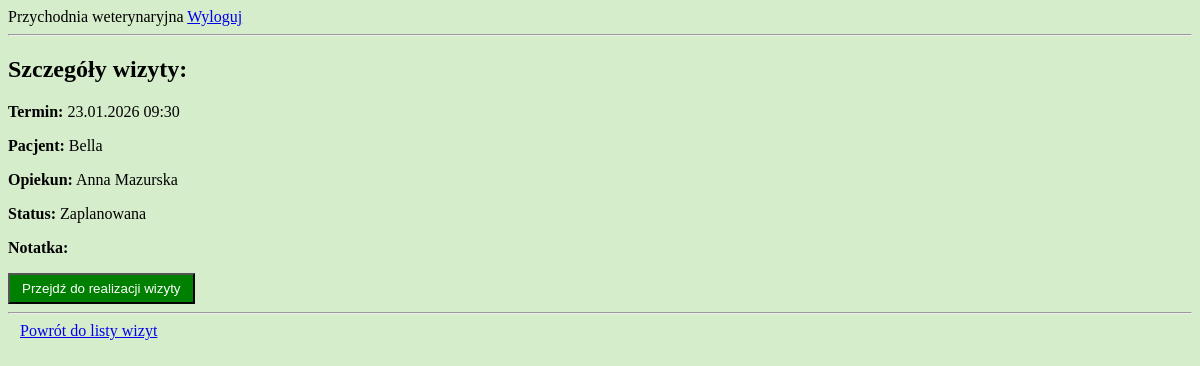
/przychodnia/wizyty/12/ (signed in), run on an earlier commit of the app's database.
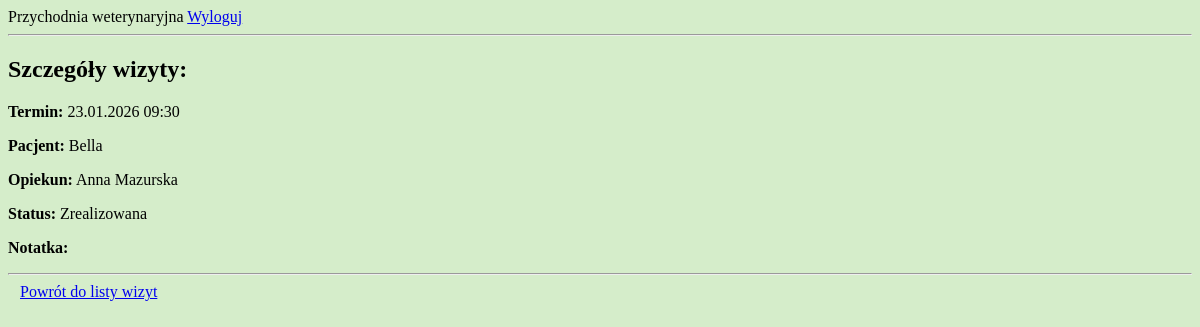
And on a later commit of the database.
### przychodnia/models.py (models this page shows, shortened)
class Wizyta(models.Model):
    zwierze = models.ForeignKey(Zwierze, on_delete = models.CASCADE)
    weterynarz = models.ForeignKey(Weterynarz, on_delete = models.PROTECT)
    data_wizyty = models.DateField()  # warunek: weterynarz jest dostepny (grafik dostepnosci + inne wizyty)
    godzina_wizyty = models.TimeField()
    status = models.IntegerField(choices = STATUS_WIZYTA.choices, default = STATUS_WIZYTA.Zaplanowana)
    notatka = models.TextField(blank = True)
    class Meta:
        verbose_name_plural = "Wizyty"
        ordering = ['data_wizyty', 'godzina_wizyty', 'status']

class Zwierze(models.Model):
    imie = models.CharField(max_length = 50)
    opiekun = models.ForeignKey(Opiekun, on_delete = models.PROTECT)
    gatunek = models.IntegerField(choices = GATUNEK.choices)
    plec = models.IntegerField(choices = PLEC_ZWIERZE.choices)
    data_urodzenia = models.DateField(blank = True, null = True)
    data_dodania = models.DateTimeField(auto_now_add = True, editable = False)
    class Meta:
        verbose_name_plural = "Zwierzeta"
        ordering = ['opiekun__nazwisko', 'gatunek', 'imie']

class Opiekun(models.Model):
    user = models.OneToOneField(User, on_delete=models.CASCADE)  # polaczenie profilu opiekuna z kontem uzytkownika User
    imie = models.CharField(max_length = 50)
    nazwisko = models.CharField(max_length = 100)
    plec = models.IntegerField(choices = PLEC_OSOBA.choices)
    data_dodania = models.DateTimeField(auto_now_add = True, editable = False)
    def __str__(self):
        return f"{self.imie} {self.nazwisko}"
    class Meta:
        verbose_name_plural = "Opiekunowie"
        ordering = ['nazwisko', 'imie']

### przychodnia/views.py (the view)
# urls.py: path('wizyty/<int:pk>/', views.wizyta_detail, name='wizyta-detail'),
@login_required
def wizyta_detail(request, pk):
    try:
        wizyta = Wizyta.objects.get(id=pk)
    except Wizyta.DoesNotExist:
        return HttpResponse("Wizyta nie istnieje", status=404)
    if hasattr(request.user, 'opiekun'):
        if wizyta.zwierze.opiekun != request.user.opiekun:
            return HttpResponse("Brak dostępu", status=403)
    elif hasattr(request.user, 'weterynarz'):
        if wizyta.weterynarz != request.user.weterynarz:
            return HttpResponse("Brak dostępu", status=403)
    else:
        return HttpResponse("Brak roli użytkownika", status=403)
    return render(request, 'przychodnia/wizyty/wizyta_detail.html', {'wizyta': wizyta})

### przychodnia/templates/przychodnia/wizyty/wizyta_detail.html (shortened to what this page needs)
{% extends "przychodnia/base.html" %}
{% block content %}
<h2>Szczegóły wizyty:</h2>
<p><strong>Termin:</strong> {{ wizyta.data_wizyty|date:"d.m.Y" }} {{ wizyta.godzina_wizyty|time:"H:i" }}</p>
<p><strong>Pacjent:</strong> {{ wizyta.zwierze.imie }}</p>
{% if user.weterynarz %}
<p><strong>Opiekun:</strong> {{ wizyta.zwierze.opiekun }}</p>
{% endif %}
<p><strong>Status:</strong> {{ wizyta.get_status_display }}</p>
<p><strong>Notatka:</strong> {{ wizyta.notatka }}</p>
{% if wizyta.weterynarz == user.weterynarz and wizyta.status == 1 %}
    <form method="get" action="{% url 'zrealizuj-wizyte' pk=wizyta.pk %}">
        <button type="submit"
            style="background-color: green; color: white; padding: 6px 12px;">
            Przejdź do realizacji wizyty
        </button>
    </form>
{% endif %}
<hr>
<a href="{% url 'lista-wizyt' %}" style="padding: 6px 12px;">
    Powrót do listy wizyt
</a>
{% endblock %}

What changed in the data, as far as the page shows it:
changed Wizyta "Bella": status "Zaplanowana" → "Zrealizowana"
Also different on the page:
text no longer shown: "Przejdź do realizacji wizyty"
